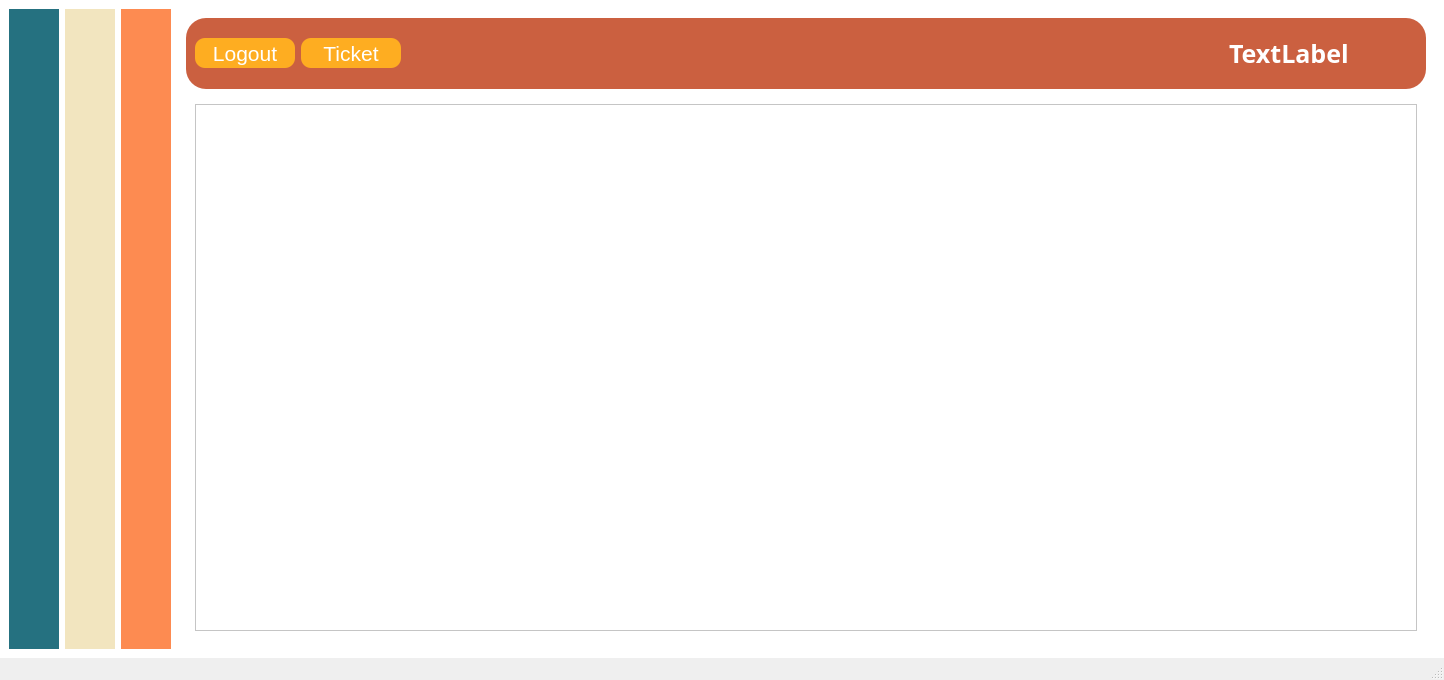
<?xml version="1.0" encoding="UTF-8"?>
<ui version="4.0">
 <class>UserDashboard</class>
 <widget class="QMainWindow" name="UserDashboard">
  <property name="geometry">
   <rect>
    <x>0</x>
    <y>0</y>
    <width>1444</width>
    <height>680</height>
   </rect>
  </property>
  <property name="windowTitle">
   <string>MainWindow</string>
  </property>
  <widget class="QWidget" name="centralwidget">
   <property name="styleSheet">
    <string notr="true">background-color: rgb(255, 255, 255);</string>
   </property>
   <layout class="QHBoxLayout" name="horizontalLayout_2">
    <item>
     <layout class="QHBoxLayout" name="horizontalLayout">
      <item>
       <widget class="QWidget" name="widget_3" native="true">
        <property name="sizePolicy">
         <sizepolicy hsizetype="Fixed" vsizetype="Preferred">
          <horstretch>0</horstretch>
          <verstretch>0</verstretch>
         </sizepolicy>
        </property>
        <property name="minimumSize">
         <size>
          <width>50</width>
          <height>0</height>
         </size>
        </property>
        <property name="styleSheet">
         <string notr="true">background-color: #257180;</string>
        </property>
       </widget>
      </item>
      <item>
       <widget class="QWidget" name="widget_2" native="true">
        <property name="sizePolicy">
         <sizepolicy hsizetype="Fixed" vsizetype="Preferred">
          <horstretch>0</horstretch>
          <verstretch>0</verstretch>
         </sizepolicy>
        </property>
        <property name="minimumSize">
         <size>
          <width>50</width>
          <height>0</height>
         </size>
        </property>
        <property name="styleSheet">
         <string notr="true">background-color:#F2E5BF;</string>
        </property>
       </widget>
      </item>
      <item>
       <widget class="QWidget" name="widget" native="true">
        <property name="sizePolicy">
         <sizepolicy hsizetype="Fixed" vsizetype="Preferred">
          <horstretch>0</horstretch>
          <verstretch>0</verstretch>
         </sizepolicy>
        </property>
        <property name="minimumSize">
         <size>
          <width>50</width>
          <height>0</height>
         </size>
        </property>
        <property name="styleSheet">
         <string notr="true">background-color: #FD8B51;</string>
        </property>
       </widget>
      </item>
      <item>
       <widget class="QWidget" name="widget_4" native="true">
        <layout class="QHBoxLayout" name="horizontalLayout_4">
         <item>
          <layout class="QVBoxLayout" name="verticalLayout">
           <item>
            <widget class="QWidget" name="widget_5" native="true">
             <property name="sizePolicy">
              <sizepolicy hsizetype="Preferred" vsizetype="Fixed">
               <horstretch>0</horstretch>
               <verstretch>0</verstretch>
              </sizepolicy>
             </property>
             <property name="minimumSize">
              <size>
               <width>0</width>
               <height>60</height>
              </size>
             </property>
             <property name="styleSheet">
              <string notr="true">background-color:#CB6040;
border-radius:20px;</string>
             </property>
             <layout class="QHBoxLayout" name="horizontalLayout_5">
              <item>
               <layout class="QHBoxLayout" name="horizontalLayout_3">
                <item>
                 <widget class="QPushButton" name="Logout">
                  <property name="sizePolicy">
                   <sizepolicy hsizetype="Fixed" vsizetype="Fixed">
                    <horstretch>0</horstretch>
                    <verstretch>0</verstretch>
                   </sizepolicy>
                  </property>
                  <property name="minimumSize">
                   <size>
                    <width>100</width>
                    <height>30</height>
                   </size>
                  </property>
                  <property name="font">
                   <font>
                    <pointsize>16</pointsize>
                   </font>
                  </property>
                  <property name="styleSheet">
                   <string notr="true">background-color: rgb(254, 173, 33);
border-radius:10px;
color:white;</string>
                  </property>
                  <property name="text">
                   <string>Logout</string>
                  </property>
                 </widget>
                </item>
                <item>
                 <widget class="QPushButton" name="pushButton_2">
                  <property name="minimumSize">
                   <size>
                    <width>100</width>
                    <height>30</height>
                   </size>
                  </property>
                  <property name="font">
                   <font>
                    <pointsize>16</pointsize>
                   </font>
                  </property>
                  <property name="styleSheet">
                   <string notr="true">background-color: rgb(254, 173, 33);
border-radius:10px;
color:white;</string>
                  </property>
                  <property name="text">
                   <string>Ticket</string>
                  </property>
                 </widget>
                </item>
                <item>
                 <spacer name="horizontalSpacer">
                  <property name="orientation">
                   <enum>Qt::Orientation::Horizontal</enum>
                  </property>
                  <property name="sizeHint" stdset="0">
                   <size>
                    <width>40</width>
                    <height>20</height>
                   </size>
                  </property>
                 </spacer>
                </item>
                <item>
                 <widget class="QWidget" name="widget_7" native="true">
                  <property name="sizePolicy">
                   <sizepolicy hsizetype="Fixed" vsizetype="Preferred">
                    <horstretch>0</horstretch>
                    <verstretch>0</verstretch>
                   </sizepolicy>
                  </property>
                  <property name="minimumSize">
                   <size>
                    <width>233</width>
                    <height>0</height>
                   </size>
                  </property>
                  <layout class="QHBoxLayout" name="horizontalLayout_7">
                   <item>
                    <layout class="QHBoxLayout" name="horizontalLayout_6">
                     <item>
                      <widget class="QLabel" name="label_2">
                       <property name="sizePolicy">
                        <sizepolicy hsizetype="Fixed" vsizetype="Fixed">
                         <horstretch>0</horstretch>
                         <verstretch>0</verstretch>
                        </sizepolicy>
                       </property>
                       <property name="minimumSize">
                        <size>
                         <width>30</width>
                         <height>30</height>
                        </size>
                       </property>
                       <property name="maximumSize">
                        <size>
                         <width>30</width>
                         <height>30</height>
                        </size>
                       </property>
                       <property name="text">
                        <string/>
                       </property>
                       <property name="pixmap">
                        <pixmap resource="../resources.qrc">:/resources/icons8-profile-48.png</pixmap>
                       </property>
                       <property name="scaledContents">
                        <bool>true</bool>
                       </property>
                      </widget>
                     </item>
                     <item>
                      <widget class="QLabel" name="Nameuser">
                       <property name="font">
                        <font>
                         <family>Sitka</family>
                         <pointsize>19</pointsize>
                         <bold>true</bold>
                        </font>
                       </property>
                       <property name="styleSheet">
                        <string notr="true">color:white;</string>
                       </property>
                       <property name="text">
                        <string>TextLabel</string>
                       </property>
                      </widget>
                     </item>
                    </layout>
                   </item>
                  </layout>
                 </widget>
                </item>
               </layout>
              </item>
             </layout>
            </widget>
           </item>
           <item>
            <widget class="QWidget" name="widget_6" native="true">
             <layout class="QGridLayout" name="gridLayout_2">
              <item row="0" column="0">
               <layout class="QVBoxLayout" name="verticalLayout_2">
                <item>
                 <widget class="QScrollArea" name="scrollArea">
                  <property name="widgetResizable">
                   <bool>true</bool>
                  </property>
                  <widget class="QWidget" name="scrollAreaWidgetContents">
                   <property name="geometry">
                    <rect>
                     <x>0</x>
                     <y>0</y>
                     <width>1184</width>
                     <height>438</height>
                    </rect>
                   </property>
                   <layout class="QVBoxLayout" name="verticalLayout_4">
                    <item>
                     <layout class="QVBoxLayout" name="verticalLayout_3">
                      <item>
                       <widget class="QWidget" name="eventContainer" native="true"/>
                      </item>
                     </layout>
                    </item>
                   </layout>
                  </widget>
                 </widget>
                </item>
               </layout>
              </item>
             </layout>
            </widget>
           </item>
          </layout>
         </item>
        </layout>
       </widget>
      </item>
     </layout>
    </item>
   </layout>
  </widget>
  <widget class="QMenuBar" name="menubar">
   <property name="geometry">
    <rect>
     <x>0</x>
     <y>0</y>
     <width>1444</width>
     <height>43</height>
    </rect>
   </property>
  </widget>
  <widget class="QStatusBar" name="statusbar"/>
 </widget>
 <resources>
  <include location="../resources.qrc"/>
 </resources>
 <connections/>
</ui>
